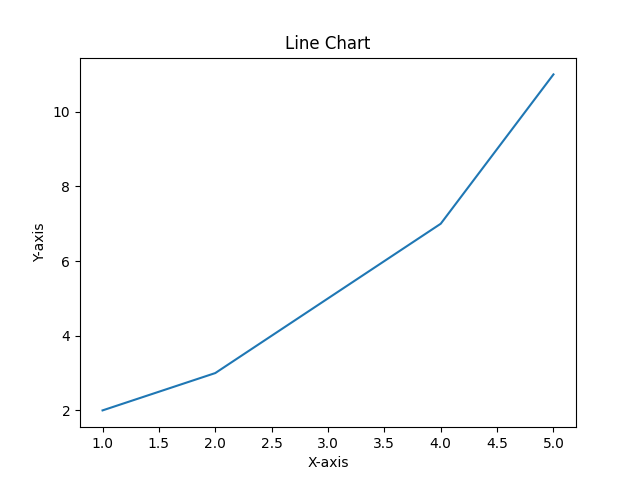

The Python source for this figure:
# line_chart.py

import matplotlib.pyplot as plt
from data import x, y

# Create a line chart
plt.plot(x, y)

# Customize the chart
plt.xlabel('X-axis')
plt.ylabel('Y-axis')
plt.title('Line Chart')

# Display the chart
plt.show()
